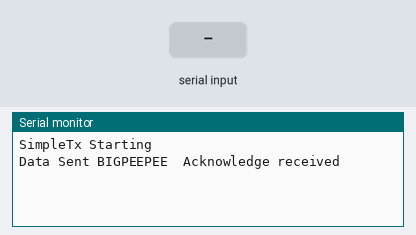
Bench run of a sketch on a simulated Arduino Uno, built with avr-gcc and run on an emulated ATmega328P. Parts: the last lines printed to the serial monitor. The test bench sets the inputs (shaded band). No radio packets arrive unless stated.

Above: at 1.2 s.
1.3 s: "1" received over Serial
At 1.9 s:
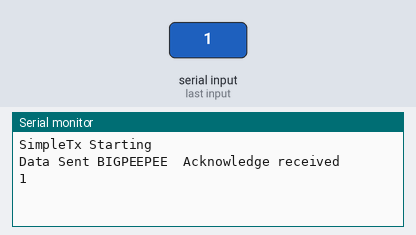
2.8 s: "0" received over Serial
At 2.96 s:
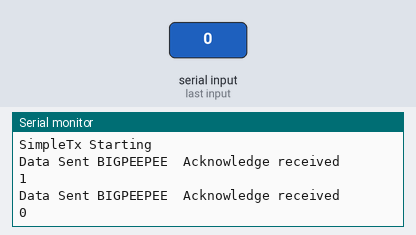
4.3 s: "2" received over Serial
At 4.9 s:
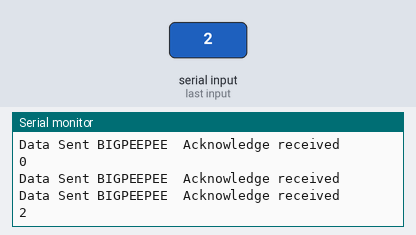

Measured:
- after the input at 1.3 s, the serial monitor: prints a new line at once (image 1)
- after the input at 2.8 s, the serial monitor: prints a new line at once (image 2)
- after the input at 4.3 s, the serial monitor: prints a new line at once (image 3)

The sketch:

Tester1.ino
```cpp
String readString;

#include <SPI.h>
#include <nRF24L01.h>
#include <RF24.h>

#define CE_PIN   9
#define CSN_PIN 10

const byte slaveAddress[5] = {'R','x','A','A','A'};

RF24 radio(CE_PIN, CSN_PIN); // Create a Radio

char dataToSend[] = "BIGPEEPEE";

unsigned long currentMillis;
unsigned long prevMillis;
unsigned long txIntervalMillis = 1000; // send once per second


void setup() {

    Serial.begin(9600);

    Serial.println("SimpleTx Starting");

    radio.begin();
    radio.setDataRate( RF24_250KBPS );
    radio.setRetries(3,5); // delay, count
    radio.openWritingPipe(slaveAddress);
}

//====================

void loop() {
    currentMillis = millis();
    if (currentMillis - prevMillis >= txIntervalMillis) {
        send();
        prevMillis = millis();
    }
while (Serial.available()) {
    delay(2);  //delay to allow byte to arrive in input buffer
    char c = Serial.read();
    readString += c;
  }

  if (readString.length() >0) {
    Serial.println(readString);
    readString="";

  }


}

//====================

void send() {

    bool rslt;
    rslt = radio.write( &dataToSend, sizeof(dataToSend) );
        // Always use sizeof() as it gives the size as the number of bytes.
        // For example if dataToSend was an int sizeof() would correctly return 2

    Serial.print("Data Sent ");
    Serial.print(dataToSend);
    if (rslt) {
        Serial.println("  Acknowledge received");
    }
    else {
        Serial.println("  Tx failed");
    }
}
```
